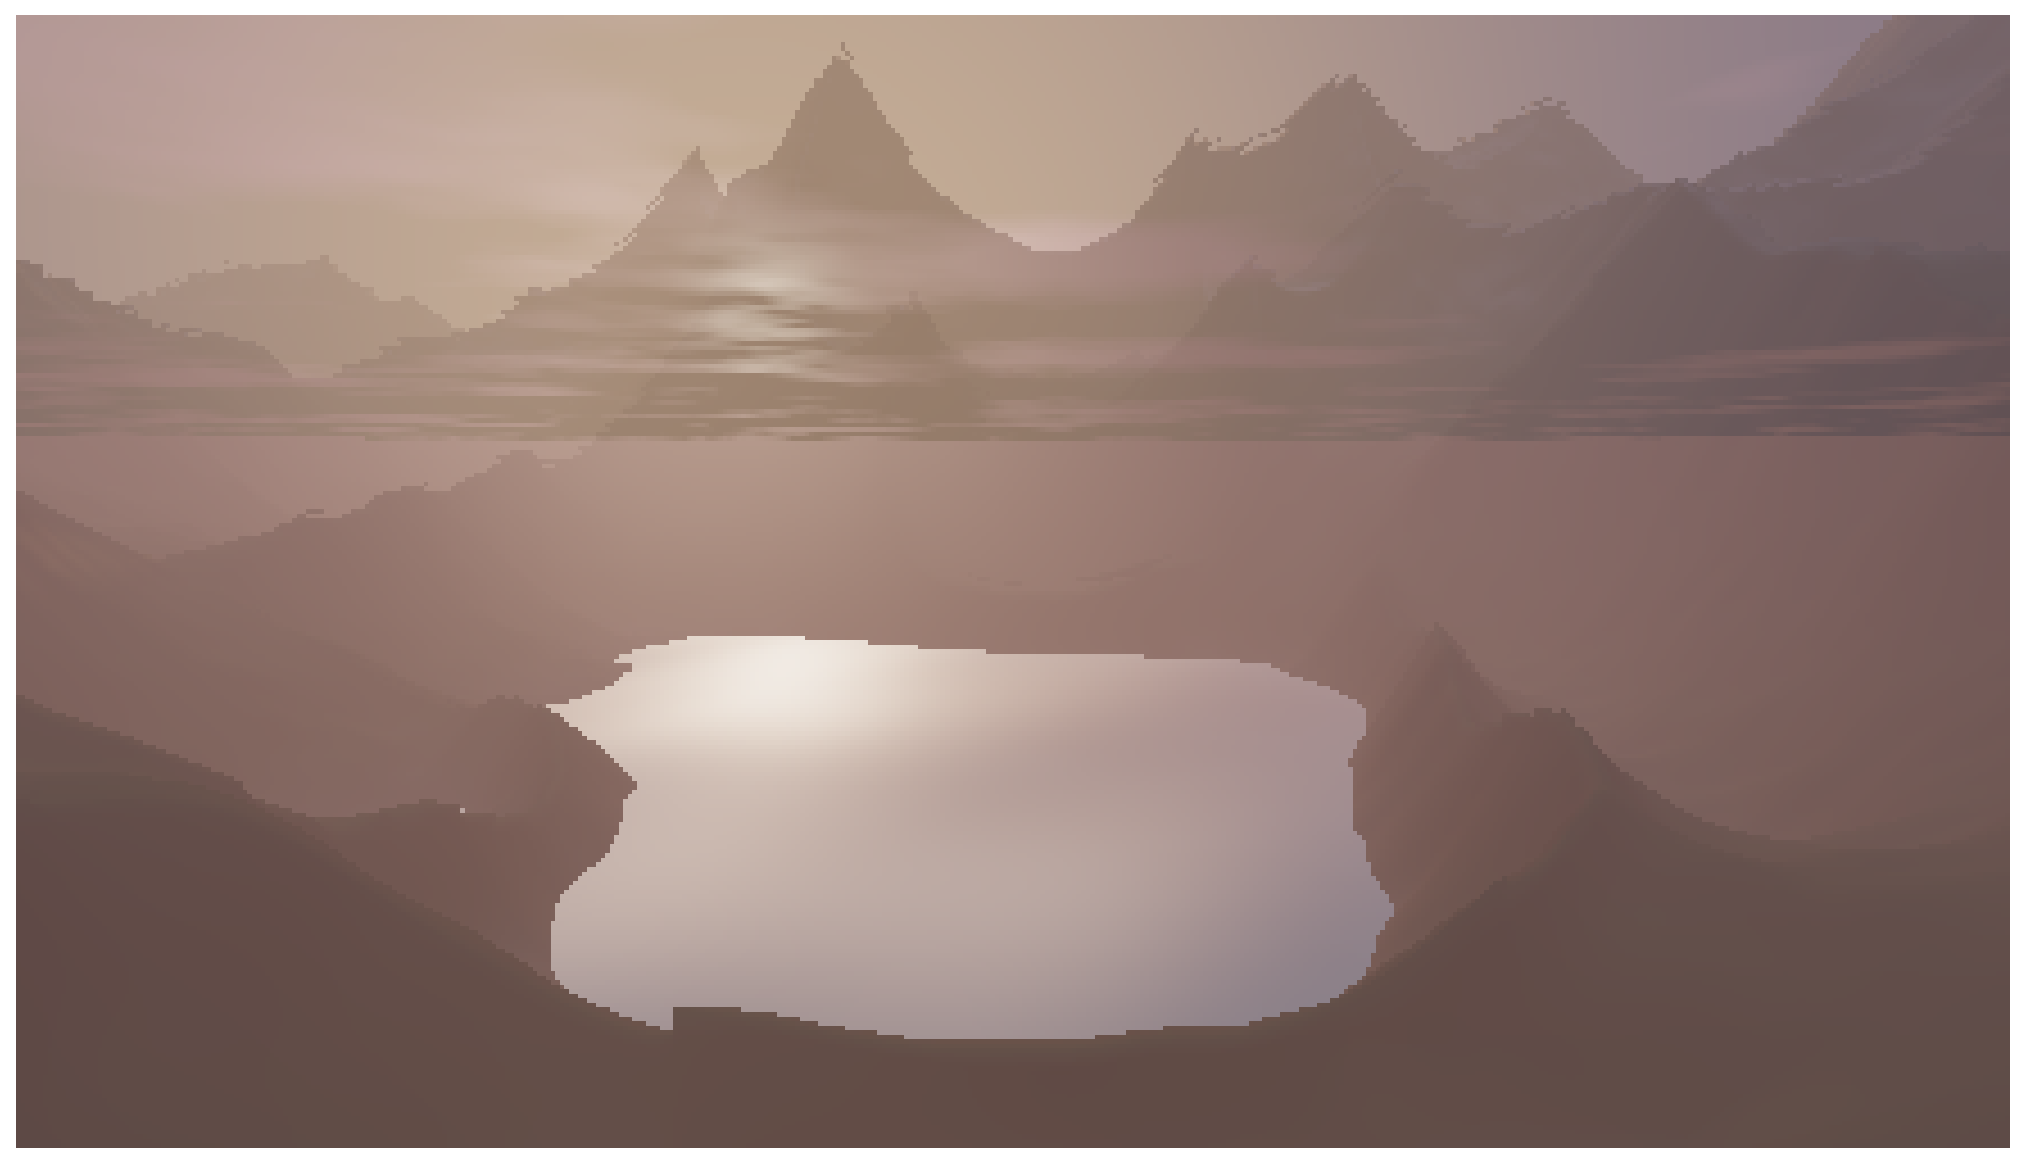

The script that saved this image:
# /// script
# requires-python = ">=3.10"
# dependencies = ["matplotlib", "numpy"]
# ///
"""Sunset variant: low sun on the horizon, long shadows, warm sky, glitter on lake."""
import numpy as np
import matplotlib.pyplot as plt

# =============== noise ===============
def hash2(x, y):
    h = np.sin(x * 127.1 + y * 311.7) * 43758.5453
    return h - np.floor(h)

def noise2(x, y):
    xi, yi = np.floor(x), np.floor(y)
    xf, yf = x - xi, y - yi
    u = xf * xf * (3 - 2 * xf)
    v = yf * yf * (3 - 2 * yf)
    a = hash2(xi, yi);     b = hash2(xi + 1, yi)
    c = hash2(xi, yi + 1); d = hash2(xi + 1, yi + 1)
    return (a * (1 - u) + b * u) * (1 - v) + (c * (1 - u) + d * u) * v

def fbm2(x, y, octaves=5, freq=0.02, amp=1.0):
    out = np.zeros_like(x)
    for _ in range(octaves):
        out += amp * noise2(x * freq, y * freq)
        amp *= 0.5; freq *= 2.0
    return out

def terrain(x, z):
    h = np.zeros_like(x)
    amp, freq = 1.0, 0.04
    for i in range(7):
        n = noise2(x * freq, z * freq)
        if i < 3:
            n = 1 - np.abs(2 * n - 1); n = n * n
        h += amp * n
        amp *= 0.5; freq *= 2.0
    return h * 9.0 - 2.5

# =============== camera ===============
def make_rays(W, H, cam, target, fov_deg=55):
    forward = target - cam; forward /= np.linalg.norm(forward)
    right = np.cross(forward, np.array([0, 1, 0])); right /= np.linalg.norm(right)
    up = np.cross(right, forward)
    aspect = W / H; fs = np.tan(np.radians(fov_deg) / 2)
    px = ((np.arange(W) + 0.5) / W * 2 - 1) * aspect * fs
    py = (1 - (np.arange(H) + 0.5) / H * 2) * fs
    px, py = np.meshgrid(px, py)
    rd = (forward[:, None, None] + right[:, None, None] * px + up[:, None, None] * py)
    rd /= np.linalg.norm(rd, axis=0)
    ro = np.broadcast_to(cam[:, None, None], (3, H, W)).copy()
    return ro, rd

# =============== marching ===============
def march_terrain(ro, rd, max_t=140, steps=160):
    H, W = ro.shape[1], ro.shape[2]
    t = np.full((H, W), 0.5)
    p = ro + rd * t
    h_prev = p[1] - terrain(p[0], p[2])
    t_prev = t.copy()
    hit = np.zeros((H, W), dtype=bool)
    t_hit = np.full((H, W), max_t)
    for _ in range(steps):
        p = ro + rd * t
        h_now = p[1] - terrain(p[0], p[2])
        crossed = (~hit) & (h_now < 0) & (h_prev > 0)
        frac = h_prev / (h_prev - h_now + 1e-8)
        t_hit = np.where(crossed, t_prev + frac * (t - t_prev), t_hit)
        hit |= crossed
        t_prev = t.copy(); h_prev = h_now
        step = np.maximum(0.2 + 0.012 * t, h_now * 0.4)
        t = np.where(hit, t, t + step)
        if (t > max_t).all() or hit.all():
            break
    return hit, np.where(hit, t_hit, max_t)

def soft_shadow(p, sun, steps=28, max_t=40):
    H, W = p.shape[1], p.shape[2]
    res = np.ones((H, W))
    t = np.full((H, W), 0.4)
    sun_b = sun[:, None, None]
    for _ in range(steps):
        q = p + sun_b * t
        h = q[1] - terrain(q[0], q[2])
        res = np.minimum(res, 4.0 * h / t)
        t = t + np.maximum(0.4, h * 0.5)
        if (t > max_t).all():
            break
    return np.clip(res, 0.08, 1.0)

def normal_at(x, z, eps=0.08):
    dx = terrain(x + eps, z) - terrain(x - eps, z)
    dz = terrain(x, z + eps) - terrain(x, z - eps)
    n = np.stack([-dx, np.full_like(dx, 2 * eps), -dz])
    n /= np.linalg.norm(n, axis=0) + 1e-9
    return n

def water_normal(x, z):
    nx = np.zeros_like(x); nz = np.zeros_like(x)
    for k, (fx, fz, ph) in enumerate([(0.8, 0.3, 0.0), (0.5, 0.9, 1.4),
                                       (1.3, 0.7, 2.7), (0.4, 1.1, 4.1),
                                       (1.7, 0.2, 5.6)]):
        a = 0.045 / (k + 1)
        c = np.cos(fx * x + fz * z + ph)
        nx += -a * fx * c
        nz += -a * fz * c
    n = np.stack([nx, np.ones_like(nx), nz])
    n /= np.linalg.norm(n, axis=0)
    return n

# =============== sky & clouds ===============
def sky(rd, sun):
    """Three-band sunset sky: deep zenith, pink mid, fiery horizon, with sun disk."""
    t = np.clip(rd[1] * 0.5 + 0.5, 0, 1)
    horizon = np.array([1.05, 0.55, 0.28])  # orange
    mid     = np.array([0.95, 0.45, 0.42])  # pink
    zenith  = np.array([0.18, 0.18, 0.42])  # deep blue/purple

    # smooth blend across two stops
    band = np.clip((t - 0.0) / 0.35, 0, 1)
    col_low  = horizon[:, None, None] * (1 - band)[None] + mid[:, None, None] * band[None]
    band2 = np.clip((t - 0.35) / 0.55, 0, 1)
    col = col_low * (1 - band2)[None] + zenith[:, None, None] * band2[None]

    sun_dot = np.clip(rd[0] * sun[0] + rd[1] * sun[1] + rd[2] * sun[2], 0, 1)
    # broad warm bloom
    col = col + np.array([1.2, 0.55, 0.25])[:, None, None] * (sun_dot ** 4) * 0.55
    # tighter halo
    col = col + np.array([1.4, 0.85, 0.55])[:, None, None] * (sun_dot ** 32) * 0.9
    # sun disk
    col = col + np.array([1.6, 1.2, 0.85])[:, None, None] * (sun_dot ** 800) * 4.0
    return col

def clouds(rd, ro, sun):
    cloud_y = 22.0
    valid = rd[1] > 0.02
    t = (cloud_y - ro[1]) / np.where(valid, rd[1], 1.0)
    px = ro[0] + rd[0] * t
    pz = ro[2] + rd[2] * t
    n = fbm2(px, pz, octaves=5, freq=0.022)
    density = np.clip((n - 0.50) * 2.2, 0, 1)
    density = np.where(valid, density, 0.0)
    # backlit by low sun: edges glow, bodies stay dark
    sun_dot = np.clip(rd[0] * sun[0] + rd[1] * sun[1] + rd[2] * sun[2], 0, 1)
    rim = sun_dot ** 6
    base = np.array([0.30, 0.22, 0.32])[:, None, None]   # dark underside
    lit  = np.array([1.30, 0.75, 0.45])[:, None, None]   # warm rim
    color = base * (1 - rim)[None] + lit * rim[None]
    return density, color

# =============== render ===============
def render(W=440, H=250):
    cam     = np.array([0.0, 3.2, -13.0])
    target  = np.array([0.5, 1.8,   0.0])
    # low sun, mostly aligned with camera-forward so glitter falls on the lake toward us
    sun     = np.array([0.25, 0.13, 0.95]); sun /= np.linalg.norm(sun)
    water_y = 0.4

    ro, rd = make_rays(W, H, cam, target, fov_deg=55)
    print("marching terrain...")
    hit_t, t_t = march_terrain(ro, rd)

    denom = np.where(np.abs(rd[1]) < 1e-4, -1e-4, rd[1])
    t_w = (water_y - ro[1]) / denom
    water_hit = (t_w > 0.5) & (rd[1] < 0) & ((~hit_t) | (t_w < t_t))

    is_water   = water_hit
    is_terrain = hit_t & ~water_hit
    is_sky     = ~(is_terrain | is_water)
    t_hit = np.where(is_water, t_w, np.where(is_terrain, t_t, 200.0))
    p = ro + rd * t_hit

    # ----- terrain -----
    print("shading terrain (long shadows)...")
    n_t = normal_at(p[0], p[2])
    diff = np.clip(np.einsum('ihw,i->hw', n_t, sun), 0, 1)
    ambient = np.clip(n_t[1], 0, 1) * 0.35
    shadow = soft_shadow(p, sun)
    diff = diff * shadow

    height_above = p[1] - water_y
    slope = 1 - n_t[1]
    grass = np.array([0.22, 0.28, 0.16])[:, None, None]
    rock  = np.array([0.38, 0.30, 0.26])[:, None, None]
    snow  = np.array([0.95, 0.85, 0.85])[:, None, None]   # pink-tinted
    sand  = np.array([0.65, 0.50, 0.38])[:, None, None]

    s = np.clip(slope * 1.5, 0, 1)
    albedo = grass * (1 - s) + rock * s
    sand_mask = np.clip(1 - height_above / 0.7, 0, 1) ** 2
    albedo = albedo * (1 - sand_mask) + sand * sand_mask
    snow_t = (np.clip((height_above - 4.5) / 1.5, 0, 1)
              * np.clip(1 - slope * 2.0, 0, 1))
    albedo = albedo * (1 - snow_t) + snow * snow_t

    # warm low sun, cool dim ambient from purple zenith
    sun_col = np.array([1.40, 0.70, 0.40])[:, None, None]
    sky_amb = np.array([0.30, 0.28, 0.45])[:, None, None]
    terrain_color = albedo * (sun_col * diff + sky_amb * ambient)

    # ----- water -----
    print("shading water (glitter path)...")
    n_w = water_normal(p[0], p[2])
    rdotN = np.einsum('ihw,ihw->hw', rd, n_w)
    refl = rd - 2 * rdotN[None] * n_w
    sky_refl = sky(refl, sun)
    fres = 0.02 + 0.98 * (1 - np.clip(-rdotN, 0, 1)) ** 5
    h_below = np.clip(water_y - terrain(p[0], p[2]), 0, 5)
    depth = np.clip(h_below * 0.4, 0, 1)
    deep    = np.array([0.04, 0.06, 0.14])[:, None, None]
    shallow = np.array([0.18, 0.22, 0.32])[:, None, None]
    water_base = shallow * (1 - depth) + deep * depth
    # broad sun glitter — wide power so it forms a streak across rippled normals
    glint = np.clip(np.einsum('ihw,i->hw', refl, sun), 0, 1)
    spec = (glint ** 24) * 1.4 + (glint ** 200) * 3.5
    water_color = water_base * (1 - fres)[None] + sky_refl * fres[None]
    water_color = water_color + np.array([1.5, 0.95, 0.65])[:, None, None] * spec[None]

    # ----- sky + clouds -----
    print("sky & clouds...")
    sky_col = sky(rd, sun)
    cloud_d, cloud_c = clouds(rd, ro, sun)
    sky_col = sky_col * (1 - cloud_d)[None] + cloud_c * cloud_d[None]

    # ----- combine -----
    color = np.where(is_terrain[None], terrain_color, sky_col)
    color = np.where(is_water[None], water_color, color)

    # warm-tinted fog (haze picks up sunset color)
    fog = 1 - np.exp(-np.clip(t_hit, 0, 200) * 0.028)
    fog = np.where(is_sky, 0, fog)
    fog_col = sky_col * 0.7 + np.array([0.6, 0.35, 0.25])[:, None, None] * 0.3
    color = color * (1 - fog)[None] + fog_col * fog[None]

    # tone map + gamma
    color = color / (color + 1.0)
    color = np.clip(color, 0, 1) ** (1 / 2.2)

    img = np.transpose(color, (1, 2, 0))
    fig, ax = plt.subplots(figsize=(13, 13 * H / W))
    ax.imshow(img)
    ax.axis('off')
    plt.tight_layout()
    plt.savefig('sunset_scene.png', dpi=160, bbox_inches='tight')
    plt.show()
    print("saved sunset_scene.png")

if __name__ == '__main__':
    render()
